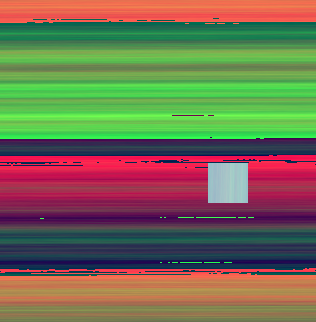
#> input picture data/raw/1_0fb12fdcdc442928ef405ec9782a4dc5.png, 316 x 322 px, found by its file name
$ python n_squares.py --image ../../data/raw/1_0fb12fdcdc442928ef405ec9782a4dc5.png
#> lines starting #> are read from the running program, lines starting #| are printed output that depends on the picture; after the words box and inside, x2 and y2 are one past the last pixel; in counts of white or black regions, pixels touching at a corner belong together
#> in main, image is the input picture: shape (322, 316, 3); mean B, G, R 81.9, 109.8, 115.5
### src/features/preprocess.py
""" Preprocess the data by Laplace and thresholding
"""
import numpy as np
import argparse
import cv2 as cv
from .. import config


def preprocess(image):
    """Takes in an image, and returns the de-noised image"""
    # compute laplacian
    laplacian = cv.Laplacian(image, cv.CV_64F)
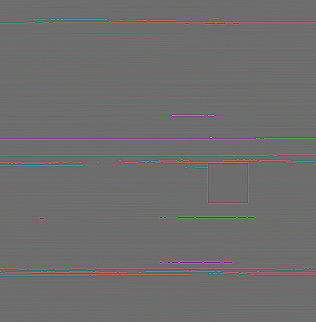
#> laplacian: shape (322, 316, 3) float64; mean B, G, R 0, 0, 0; drawn with min black and max white
    # choose first channel of the laplacian
    squares_channel = cv.split(laplacian)[0].astype(np.uint8)
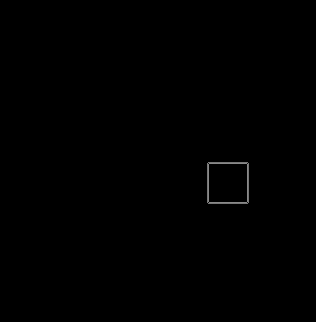
#> squares_channel: shape (322, 316); min 0, max 137, mean 0.4
    # threshold out extra noise
    thresh = cv.threshold(squares_channel, 60, 255, cv.THRESH_BINARY)[1]
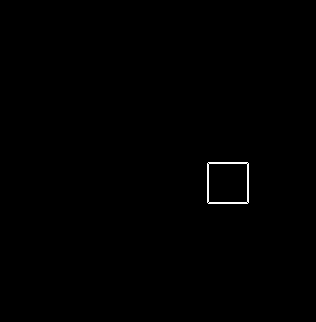
#> thresh: shape (322, 316); 0.31% white in thin lines or dots, all inside (x1, y1, x2, y2) = (207, 162, 249, 204)
    # standardize the image size
    src = cv.resize(thresh, (300, 300), interpolation=cv.INTER_AREA)
    return src

# [13 lines left out: function main, not called in this run]


# [2 lines that do not run on import are left out]

### src/features/shape_detector.py
# import the necessary packages
import cv2

class ShapeDetector:
    def __init__(self):
        pass
    def detect(self, c):
        # initialize the shape name and approximate the contour
        shape = "unidentified"
        peri = cv2.arcLength(c, True)
        approx = cv2.approxPolyDP(c, 0.04 * peri, True)
        # if the shape has 4 vertices, it is either a square or
        # a rectangle
        (x, y, w, h) = cv2.boundingRect(approx)
        ar = w / float(h)
        bb_area = w * h
        if ar > 10:
            shape = "line"
        elif len(approx) == 4 or ar >= 0.90 and ar <= 1.10:
            shape = "square"
        # otherwise, we assume the shape is a circle
        else:
            shape = "circle"
        # return the name of the shape
        return shape, bb_area

### src/features/n_squares.py
""" Uses OpenCV to count the number of squares in a Captcha
"""
import argparse
import numpy as np
import matplotlib.pyplot as plt
import imutils
import cv2 as cv

from .shape_detector import ShapeDetector
from .preprocess import preprocess
from .. import config


def n_squares(image, display=False):
    # perform prerprocessing for the input image
    image = preprocess(image)
    # optionally display the processed image
    if display:
        cv.imshow("input image", image)
        cv.waitKey()
    # find contours
    cnts = cv.findContours(image.copy(), cv.RETR_EXTERNAL, cv.CHAIN_APPROX_SIMPLE)
#> cnts = 1 contour; box (x1, y1, x2, y2) and area: (196, 150, 237, 191) 1598
    # interpred OpenCV's contours
    cnts = imutils.grab_contours(cnts)
#> cnts = 1 item
    # load our shape detector object
    sd = ShapeDetector()
    # the number of squares we count
    n_squares = 0
    # iterate through the list of contours
    for c in cnts:
        # compute the center of the contour
        M = cv.moments(c)
        # the area of the contour
        a = M["m00"]
        # require that the contour be greater than 50 pix
        if a < 50:
            continue
        # detect the shape
        shape, bb_area = sd.detect(c)
        # how square our shape is
        diff = bb_area - a
        # optionally display the bounding boxes and countours
        if display:
            print(a, diff, shape)
            cX = int(M["m10"] / M["m00"])
            cY = int(M["m01"] / M["m00"])
            # draw the contour and center of the shape on the image
            cv.drawContours(image, [c], -1, (0, 255, 0), 2)
            cv.circle(image, (cX, cY), 7, (255, 255, 255), -1)
            cv.putText(image, "center", (cX - 20, cY - 20),
                cv.FONT_HERSHEY_SIMPLEX, 0.5, (255, 255, 255), 2)
            # show the image
            cv.imshow("Image", image)
            cv.waitKey(0)
        else:
            pass
        # the size thresholds for our heuristic
        c1, c2, c3 = 1800, 3500, 5000
        if a > c1 and a < c2:
            n_squares += 2
        elif a > c2 and a < c3:
            n_squares += 3
        elif a > c3:
            n_squares += 4
        elif shape == "square":
            n_squares += 1
#> this loop made 1 pass
#> a on pass 1: 1598
#| 1598.0 83.0 square
#> pass 1, in n_squares, `cv.imshow("Image", image)`:
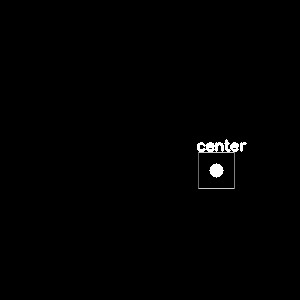
#> window 'Image': shape (300, 300); min 0, max 255, mean 1.6
#> after the loop, n_squares = 1
    return int(n_squares)

def main():
    ap = argparse.ArgumentParser()
    ap.add_argument("-i", "--image", required=True,
        help="path to the input image")
    args = vars(ap.parse_args())
    # parse the image from the command line
    ap = argparse.ArgumentParser()
    ap.add_argument("-i", "--image", required=True,
        help="path to the input image")
    args = ap.parse_args()
    # read in the raw image
    image_loc = config.RAW_DIR + "/" + args.image
    image = cv.imread(image_loc)
    # show the processed image
    print(n_squares(image, True))
#| 1

if __name__ == "__main__":
    main()

$ run again, on data/raw/1_403383c9a4b633126d961bd94f6f02cf.png
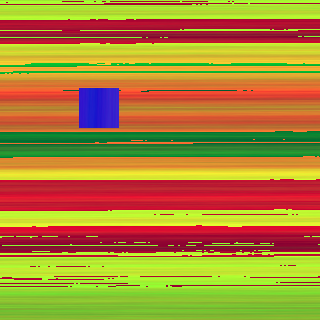
#> input picture data/raw/1_403383c9a4b633126d961bd94f6f02cf.png, 320 x 320 px, found by its file name
#> in main, image is the input picture: shape (320, 320, 3); mean B, G, R 51.4, 134.4, 170.7
#> in preprocess, `thresh = cv.threshold(squares_channel, 60, 255, cv.THRESH_BINARY)[1]`:
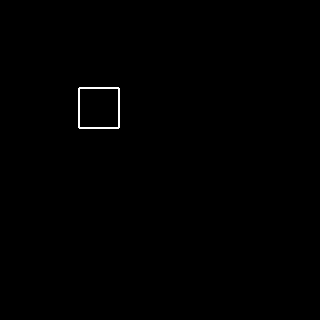
#> thresh: shape (320, 320); 0.31% white in thin lines or dots, all inside (x1, y1, x2, y2) = (78, 87, 120, 129)
#> in n_squares, `cnts = cv.findContours(image.copy(), cv.RETR_EXTERNAL, cv.CHAIN_APPROX..`: cnts = 1 contour; box (x1, y1, x2, y2) and area: (73, 81, 113, 121) 1519
#> in n_squares, `cnts = imutils.grab_contours(cnts)`: cnts = 1 item
#> the loop in n_squares, `for c in cnts:` made 1 pass
#> a on pass 1: 1519
#> (printed output is left out)
#> pass 1, in n_squares, `cv.imshow("Image", image)`:
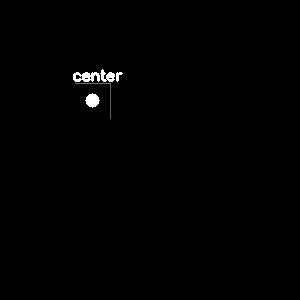
#> window 'Image': shape (300, 300); min 0, max 255, mean 1.5
#> after the loop in n_squares, `for c in cnts:`: n_squares = 1
#| 1

$ run again, on data/raw/1_96c2ae1685f908ae7fbcda804c9d1abc.png
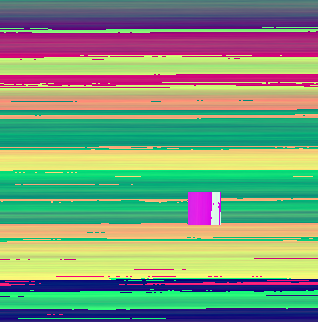
#> input picture data/raw/1_96c2ae1685f908ae7fbcda804c9d1abc.png, 318 x 322 px, found by its file name
#> in main, image is the input picture: shape (322, 318, 3); mean B, G, R 122.2, 153.8, 126.7
#> in preprocess, `thresh = cv.threshold(squares_channel, 60, 255, cv.THRESH_BINARY)[1]`:
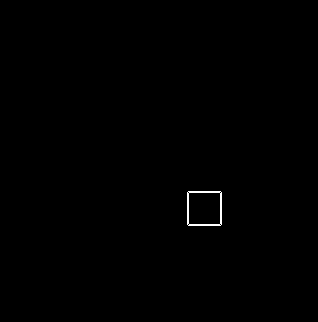
#> thresh: shape (322, 318); 0.25% white in thin lines or dots, all inside (x1, y1, x2, y2) = (187, 191, 222, 226)
#> in n_squares, `cnts = cv.findContours(image.copy(), cv.RETR_EXTERNAL, cv.CHAIN_APPROX..`: cnts = 1 contour; box (x1, y1, x2, y2) and area: (176, 177, 210, 211) 1087
#> in n_squares, `cnts = imutils.grab_contours(cnts)`: cnts = 1 item
#> the loop in n_squares, `for c in cnts:` made 1 pass
#> a on pass 1: 1087
#> (printed output is left out)
#> pass 1, in n_squares, `cv.imshow("Image", image)`:
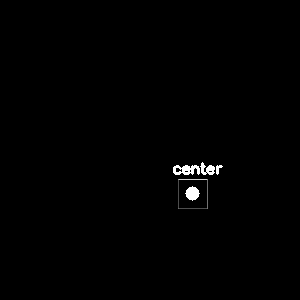
#> window 'Image': shape (300, 300); min 0, max 255, mean 1.5
#> after the loop in n_squares, `for c in cnts:`: n_squares = 1
#| 1
